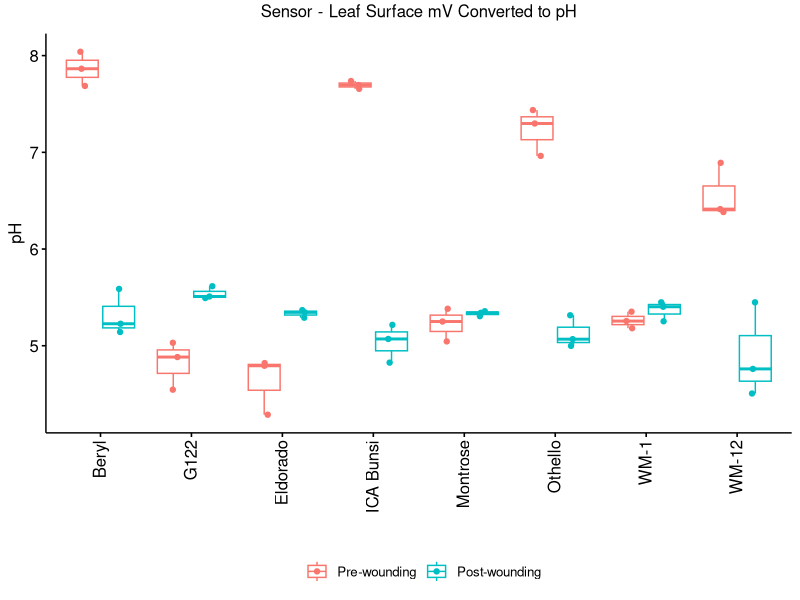
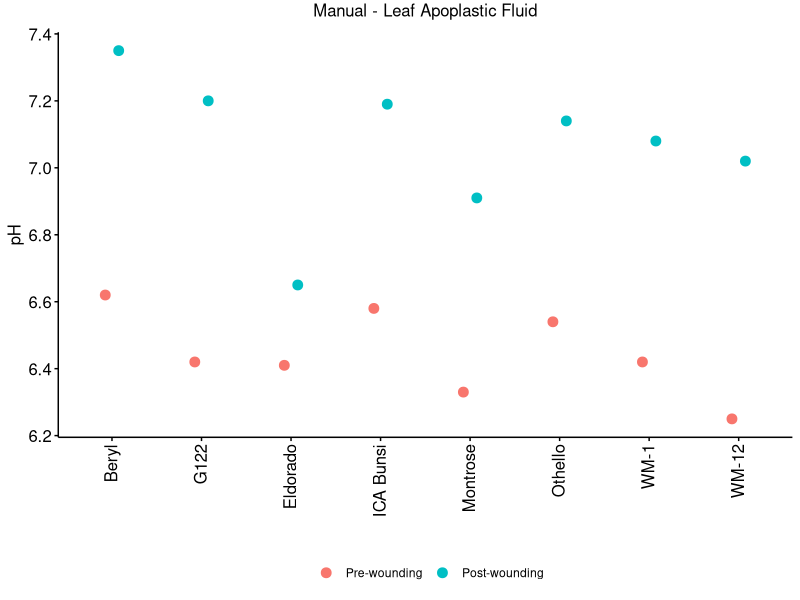
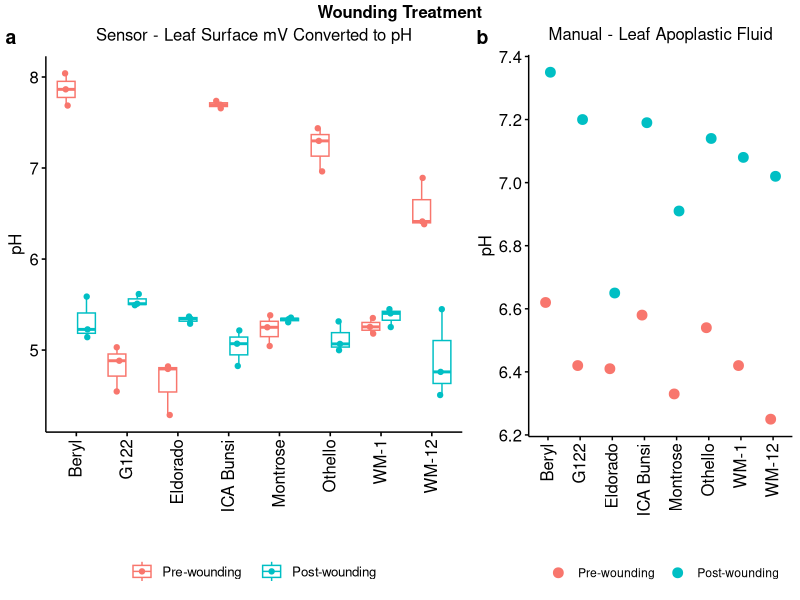
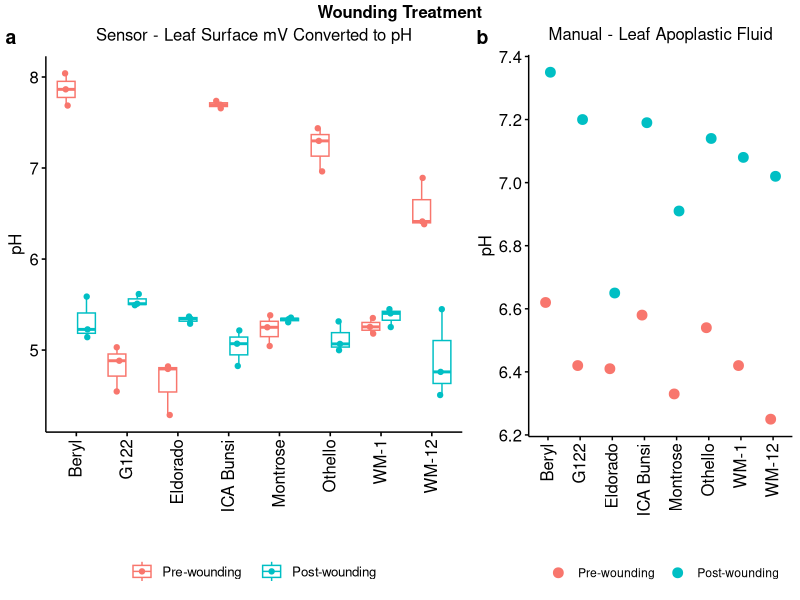
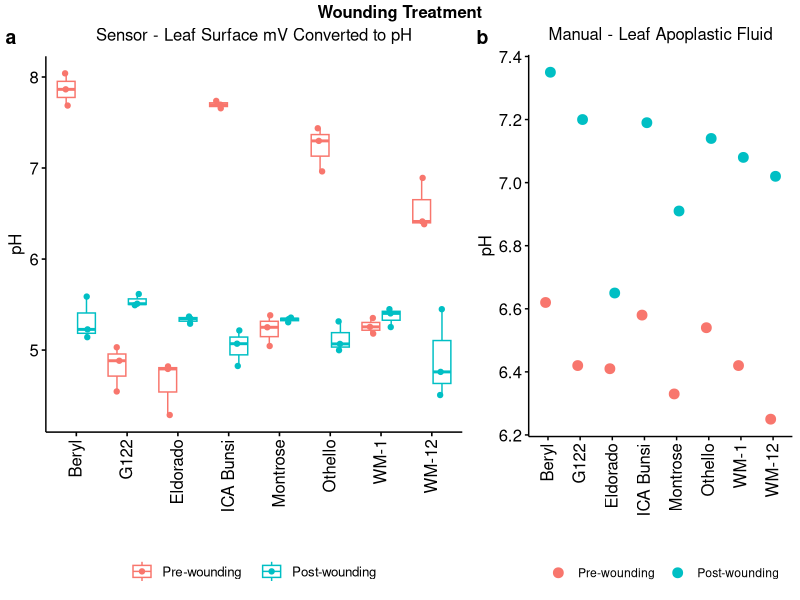

R code for these plots, in order:
## ---- chunk 1
library(readxl) #needed for loading xlsx file
library(tidyverse) #contains ggplot2, dplyr, tidyr, readr, purrr, tibble, stringr, forcats packages 
library(rstatix) #needed for tukey_hsd function
library(ggpubr) #requires tidyverse to be loaded first, needed for graphs (e.g. ggboxplot function, and ggpar
## ---- chunk 2
SensorData<-read_excel("TableS1.xlsx",sheet = "Sensor-pH", col_types = c("numeric","numeric","text","numeric","text")) # loading excel, definning which sheet is loaded and define the type of column each is (have to set manually) - important later for stats
SensorData$Cultivar <- factor(SensorData$Cultivar, levels = c("Beryl","G122","Eldorado", "ICA Bunsi", "Montrose", "Othello", "WM-1","WM-12")) #order the Cultivars (for graph later on))
## ---- chunk 3
SensorData<- SensorData %>% filter(Block == 4) #removes Blocks 1-3 (No Treatment), keeps Block 4 from SensorData (Wounded Treatment)- will be used for Fig 5
## ---- chunk 4
summary(aov(pH ~ Cultivar + TimePoint + Cultivar*TimePoint, data = SensorData))
## ---- chunk 5
Fig5aposthoc<-SensorData %>% group_by(Cultivar) %>% tukey_hsd(pH ~ TimePoint)
Fig5aposthoc
## ---- chunk 6
SensorData$TimePoint <- factor(SensorData$TimePoint, levels = c("Pre-wounding", "Post-wounding")) #ensure that pre and then post treatment appears in that order on plot 2
Fig5a<-ggboxplot(SensorData,"Cultivar", "pH", add="jitter",color="TimePoint", title="Sensor - Leaf Surface mV Converted to pH")+
theme(plot.title = element_text(hjust = 0.5, vjust = 2)) + #Move title to middle, move up a bit
theme(plot.title = element_text(color="black", size=12)) + # change title font size
xlab("") #remove the x axis label (Cultivar)

Fig5a <- Fig5a + theme(axis.text.x = element_text(size=12,angle = 90,vjust = 0.4, hjust=1,color="black"))# x axis font size
Fig5a <- Fig5a + theme(axis.text.y = element_text(size=12)) # y axis font size
Fig5a <- Fig5a + theme(axis.title.x = element_text(size=12)) #changing x axis label font size
Fig5a <- Fig5a + theme(axis.title.y = element_text(size=12)) #changing y axis label size
Fig5a<-ggpar(Fig5a, legend = "bottom") # Legend at bottom
Fig5a<-ggpar(Fig5a, legend.title = "") # Remove legend title which was 'TimePoint'
Fig5a
## ---- chunk 7
ManualData<-read_excel("TableS1.xlsx",sheet = "Manual-pH", col_types = c("numeric","numeric","text","numeric","text"))  # loading excel, definning which sheet is loaded and define the type of column each is (have to set manually) - important later for stats
ManualData$Cultivar <- factor(ManualData$Cultivar, levels = c("Beryl","G122","Eldorado", "ICA Bunsi", "Montrose", "Othello", "WM-1","WM-12")) #order the Cultivars (for graph later on)
ManualData <- na.omit(ManualData) #removes all rows with NA
ManualData$TimePoint <- factor(ManualData$TimePoint, levels = c("Pre-wounding", "Post-wounding")) #order the treatments pre and post treatment (for graph later on)
## ---- chunk 8
ManualData<- ManualData %>% filter(Block == 4) #removes Blocks 1-3 (No Treatment), keeps Block 4 from ManualData (Wounded Treatment)- will be used for Fig 5b
## ---- chunk 9
Fig5b<-ggplot(ManualData,aes(x=Cultivar,y=pH, fill=TimePoint)) + # Fill=TimePoint means the colour is based on the TimePoint column i.e. post or pre treatment 
geom_point(aes(color = TimePoint), size = 3, position = position_dodge(width=0.3)) + #adds data points to plot
xlab("Cultivar") + #Set x axis label
theme_bw() + #Set theme of graph
theme(panel.grid.major = element_blank(), panel.grid.minor = element_blank())+ #remove previous grid lines that are added with theme_bw 
theme(panel.border = element_blank(), panel.grid.major = element_blank(), axis.line = element_line(colour = "black")) + #remove previous grid lines that are added with theme_bw
theme(axis.text.x = element_text(size=12,angle = 90,vjust = 0.4, hjust=1, color="black")) + # x axis font size
theme(axis.text.y = element_text(size=12, color="black")) + # y axis font size
theme(plot.title = element_text(color="black", size=12)) + # change title font size
xlab("") #remove the x axis label (Cultivar)

Fig5b <- Fig5b + ggtitle("Manual - Leaf Apoplastic Fluid") + #Defining title
theme(plot.title = element_text(hjust = 0.5, vjust=2)) #Centering title
Fig5b <- Fig5b + theme(axis.title.x = element_text(size=12)) #changing x axis label font size
Fig5b <- Fig5b + theme(axis.title.y = element_text(size=12)) #changing y axis label size
Fig5b<-ggpar(Fig5b, legend.title = "") # Remove legend title which was 'TimePoint'
Fig5b<-ggpar(Fig5b, legend = "bottom") # Legend at bottom
Fig5b
## ---- chunk 10
Fig5 <- ggarrange(Fig5a, Fig5b, ncol = 2, nrow = 1, labels = "auto", legend = "bottom", widths = c(2,1.4)) #width squashes Panel A graph
Fig5 <- annotate_figure(Fig5, top = text_grob("Wounding Treatment", color = "black", face = "bold", size = 12)) #Adding a main title above the panels
Fig5
## ---- chunk 11
#Saving the plot as a tiff and pdf
ggsave(plot=Fig5, file="Fig5-Wounded-pH.tiff", units="cm", width=18, height=12, dpi=600, compression='lzw')
ggsave(plot=Fig5, file="Fig5-Wounded-pH.pdf", units="cm", width=18, height=12, dpi=600)
## ---- chunk 12
CombinedData<-read_excel("TableS1.xlsx",sheet = "Combined-pH-change", col_types = c("text","numeric","numeric","text")) # loading excel, definning which sheet is 
## ---- chunk 13
summary(aov(pH_change ~ Cultivar + Measurement_Type +Cultivar/Measurement_Type, data = CombinedData)) 
## ---- chunk 14
WoundpHchangeposthoc<-CombinedData %>% group_by(Cultivar) %>% tukey_hsd(pH_change ~ Measurement_Type) 
WoundpHchangeposthoc
